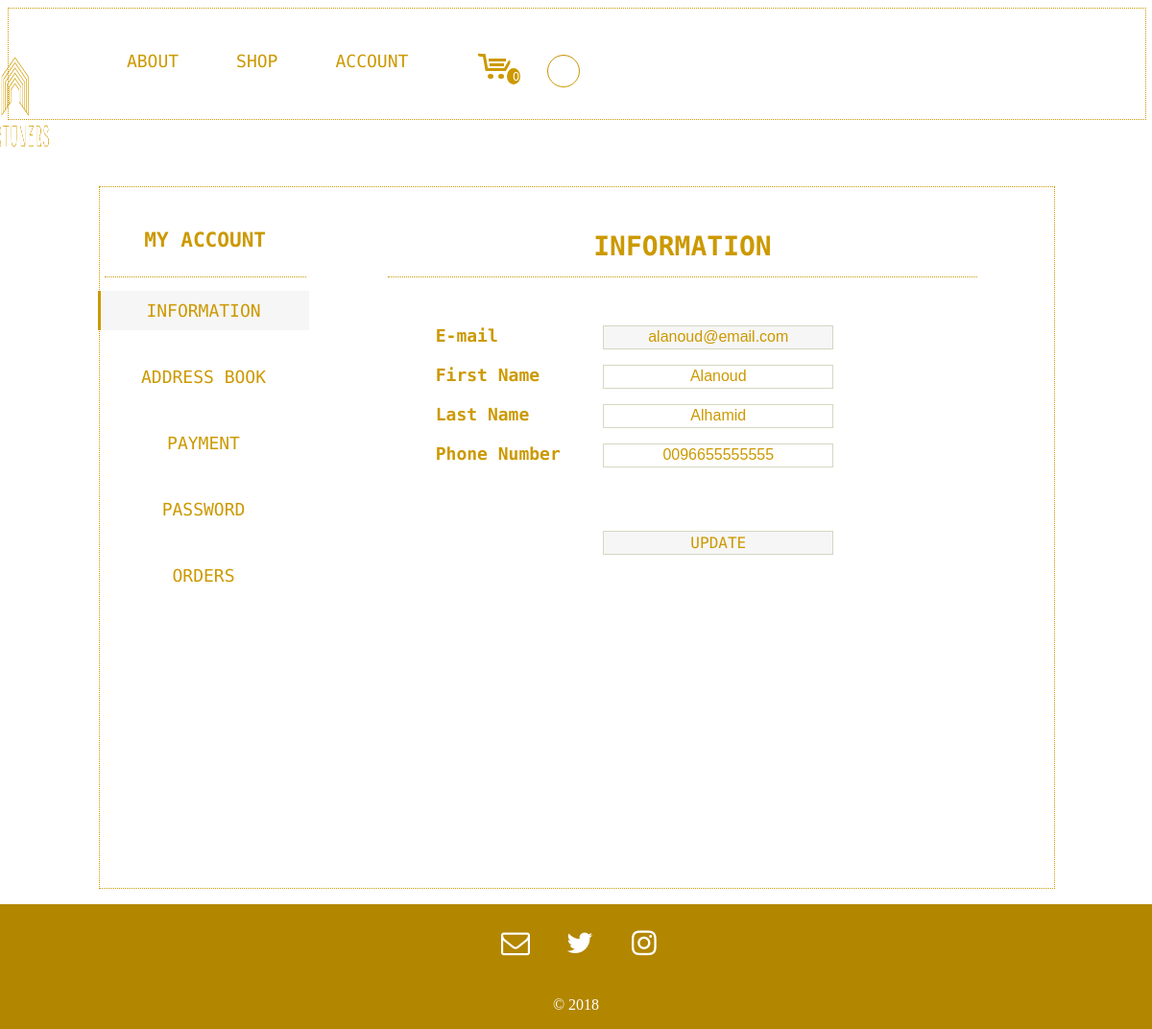
Page /Personal_info.php (signed in) on the committed database.
### tables this page shows
CREATE TABLE `customer` (
  `Email` varchar(30) NOT NULL,
  `password` varchar(20) NOT NULL,
  `First_name` varchar(20) NOT NULL,
  `Last_name` varchar(20) NOT NULL,
  `phoneNumber` varchar(14) NOT NULL
);

### Personal_info.php (the view, shortened to what this page needs)
<?php
    $email = $_SESSION['email'];
    $con= mysqli_connect('localhost','root','');
mysqli_select_db($con,"fortuners");
  if(!$con) {
  die("Unable to select database");
  }
else{
    $query = " SELECT * FROM CUSTOMER WHERE email='$email';";
    $result = mysqli_query($con,$query);
    $row = mysqli_fetch_assoc($result);
    $fname = $row['First_name'];
    $lname = $row['Last_name'];
    $phone = $row['phoneNumber'];
}
?>
<html>
<head>
<link rel="stylesheet" href="https://cdnjs.cloudflare.com/ajax/libs/font-awesome/4.7.0/css/font-awesome.min.css">
      <link href="CSS\Personal_navigationbar.css" rel="stylesheet" type="text/css">
</head>
<body>
<?php include 'personal_header.php';?>
<div class="navigationbar">
<div class="container">
	<div class="row">
		<div class="wrapper">
    	    <div class="side-bar">
            <ul>
              <li class="menu-head"><h3> MY ACCOUNT</h3></li>
              <div class="menu">
                <li>
                  <a  class="active">INFORMATION</a>
                </li>
                <li>
                    <a href ="Personal_AddressBook.php">ADDRESS BOOK</a>
                </li>  <li>
                      <a href ="Personal_Payment.php">PAYMENT</a>
                </li>
                <li>
                    <a href ="Personal_Password.php">PASSWORD</a>
                </li>
                <li>
                  <a href ="Personal_orders.php">ORDERS</a>
                </li>
              </div>
            </ul>
    	    </div>
            <div class="content">
              <div class="col-md-12">
                 <div class="panel panel-default">
                     <div class="panel-heading">INFORMATION</div>
                     <div class="panel-body">
                      <div class="address">
                       <form id="personal_info_form" class="info" method="POST" name="personal_info_form" action="UpdateInfo.php">
                        <div>
                       <label for="email">  E-mail</label>
                          <input id="per_email" type="email" name="email" value=
                          "<?php
                         echo"$email";
                          ?>"
                          style="background-color: #f6f6f6" readonly><br>
                        </div>
                        <div>
                         <label for="fname">First Name</label>
                         <input id="per_fname" type="text" name="fname" onblur="validate('fname', this.value);" value=
                         "<?php
                         echo"$fname";
                          ?>"
                          maxlength="20">
                       </div>
                       <div>
                        <label for="lname">Last Name</label>
                          <input id="per_lname" type="text" name="lname" onblur="validate('lname', this.value)" value=
                          "<?php
                         echo"$lname";
                          ?>"
                           maxlength="20">
                        </div>
                        <div>
                      <label for="phone">Phone Number</label>
                          <input id="per_phone" type="tel" name="phone" onblur="validate('phone', this.value)" value=
                          "<?php
                         echo"$phone";
                          ?>"
                           maxlength="14" placeholder="009xxxxxxxxxxx">
                        </div>
						              <input type="submit" name="updateinfo" class="button"  style="margin-bottom: 100px" onclick="return checkInfoForm()" value="UPDATE" ></input>
                      </form>
</div>
                     </div>
                    </div>
                </div>
            </div>
		</div>
	</div>
</div>
</div>
</body>
</html>

### CSS/Personal_navigationbar.css (style rules this page uses)
body { color: #cc9900; }
.navigationbar .container { right: 250px; width:84%; margin-left: 8%; margin-right: 8%; margin-top: -3.5%; overflow:hidden; display:inline-block; border:1.5px dotted #cc9900; font-family: 'Nova Mono', sans-serif; }
.navigationbar .side-bar { background:transparent; position:absolute; height:20%; width:200px; color:#cc9900; left: 5%; transition: margin-left 0.5s; }
.navigationbar .side-bar ul { margin-left: 14%; }
.navigationbar .side-bar ul li.menu-head { font-weight: bold; padding:5px; border-bottom:1.5px dotted #cc9900; margin-left: 12%; width: 200px; text-align: center; }
.navigationbar .side-bar ul .menu li a { color:#cc9900; text-decoration:none; display:inline-table; width:180px; height: 20px; padding-left:20px; padding-right:20px; padding-top:10px; padding-bottom:10px; text-align: center; }
.navigationbar .side-bar ul .menu li a.active { padding-left:17px; background:#f6f6f6; border-left:3px solid #cc9900; }
.navigationbar .content { color:#cc9900; padding-left: 300px; padding-right: 80px; padding-top: 30px; transition: padding-left 0.5s; box-sizing: inherit; min-height: 700px; position: static; }
.navigationbar .content .panel-heading { text-align: center; font-weight: bold; font-size: 28px; border-bottom:1.5px dotted #cc9900; padding: 15px; }
.navigationbar .content .panel-body { padding: 50px; font-size: 18px; }
.navigationbar .button { cursor: pointer; background-color: #f6f6f6; float: right; margin-top: 50px; margin-bottom: 50px; margin-right: 140px; font-family: 'Nova Mono', sans-serif; }
.navigationbar a { color: #cc9900; }
label { font-weight: bold; margin-right: 20px; }
input { margin-bottom: 10px; font-size:16px; color:#cc9900; border: 1px solid #d6d6c2; width: 240px; height: 25px; text-align: center; }
.container .address { display: block; }
.container .address input { float: right; margin-right: 100px; margin-bottom: 0px; }
.container .address div { margin-bottom: 20px; }

### CSS/Header.css (style rules this page uses)
ul,.header { margin-left:-12%; list-style-type: none; padding: 0; }
li,.header { font-size:18px; padding: 14px; float: left; }
li a, .dropbtn { display: inline-block; color: #cc9900; text-align: right; padding: 14px 16px; text-decoration: none; }

### CSS/Footer.css (style rules this page uses)
.footer { margin-top:1em; position: absolute; right: 0; left: 0; padding: 1rem; padding: 0.00em; background-color: #b38600; text-align: center; }
.footer p { font-family: "Times New Roman", Times, serif; color:white; }
.footer a { text-decoration:none; color: white; }
.footer .fa { padding: 20px; font-size: 30px; width: 20px; text-align: center; text-decoration: none; margin: 5px 2px; }
.footer .fa-twitter { background:none; color: white; }
.footer .fa-instagram { background: none; color: white; }

### rows in the picture
customer: fname "Alanoud", lname "Alhamid", phone "0096655555555"
